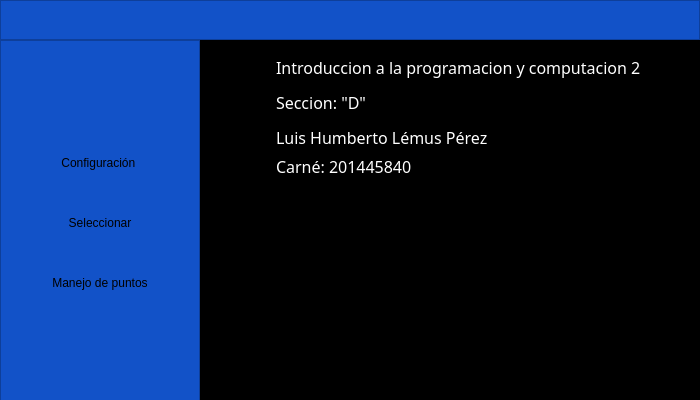
<?xml version="1.0" encoding="UTF-8"?>
<ui version="4.0">
 <class>MainWindow</class>
 <widget class="QMainWindow" name="MainWindow">
  <property name="geometry">
   <rect>
    <x>0</x>
    <y>0</y>
    <width>700</width>
    <height>400</height>
   </rect>
  </property>
  <property name="minimumSize">
   <size>
    <width>700</width>
    <height>400</height>
   </size>
  </property>
  <property name="maximumSize">
   <size>
    <width>700</width>
    <height>400</height>
   </size>
  </property>
  <property name="contextMenuPolicy">
   <enum>Qt::DefaultContextMenu</enum>
  </property>
  <property name="windowTitle">
   <string>Menu Principal</string>
  </property>
  <property name="styleSheet">
   <string notr="true"/>
  </property>
  <widget class="QWidget" name="centralwidget">
   <property name="maximumSize">
    <size>
     <width>700</width>
     <height>400</height>
    </size>
   </property>
   <widget class="QFrame" name="frame_lateral">
    <property name="geometry">
     <rect>
      <x>0</x>
      <y>40</y>
      <width>200</width>
      <height>365</height>
     </rect>
    </property>
    <property name="minimumSize">
     <size>
      <width>200</width>
      <height>365</height>
     </size>
    </property>
    <property name="maximumSize">
     <size>
      <width>0</width>
      <height>365</height>
     </size>
    </property>
    <property name="layoutDirection">
     <enum>Qt::LeftToRight</enum>
    </property>
    <property name="autoFillBackground">
     <bool>false</bool>
    </property>
    <property name="styleSheet">
     <string notr="true">
QFrame{
background-color: rgb(18, 82, 200);
}



QPushButton{
background-color: rgb(18, 82, 200);
border-top-left-radius: 20px;
border-bottom-left-radius: 20px;

font: 75 11pt &quot;Arial Black&quot;;
	
}

QPushButton:hover{
background-color: white;
border-top-left-radius: 20px;
border-bottom-left-radius: 20px;

font: 75 11pt &quot;Arial Black&quot;;
}</string>
    </property>
    <property name="frameShape">
     <enum>QFrame::StyledPanel</enum>
    </property>
    <property name="frameShadow">
     <enum>QFrame::Plain</enum>
    </property>
    <layout class="QVBoxLayout" name="verticalLayout_2">
     <property name="spacing">
      <number>20</number>
     </property>
     <property name="leftMargin">
      <number>0</number>
     </property>
     <property name="rightMargin">
      <number>0</number>
     </property>
     <property name="bottomMargin">
      <number>9</number>
     </property>
     <item>
      <spacer name="verticalSpacer_2">
       <property name="orientation">
        <enum>Qt::Vertical</enum>
       </property>
       <property name="sizeHint" stdset="0">
        <size>
         <width>20</width>
         <height>40</height>
        </size>
       </property>
      </spacer>
     </item>
     <item>
      <widget class="QPushButton" name="bt_conf">
       <property name="minimumSize">
        <size>
         <width>0</width>
         <height>40</height>
        </size>
       </property>
       <property name="contextMenuPolicy">
        <enum>Qt::DefaultContextMenu</enum>
       </property>
       <property name="layoutDirection">
        <enum>Qt::LeftToRight</enum>
       </property>
       <property name="text">
        <string>Configuración </string>
       </property>
       <property name="icon">
        <iconset>
         <normaloff>../../IPC2_Proyecto1_201445840/archivo.png</normaloff>../../IPC2_Proyecto1_201445840/archivo.png</iconset>
       </property>
       <property name="iconSize">
        <size>
         <width>32</width>
         <height>32</height>
        </size>
       </property>
      </widget>
     </item>
     <item>
      <widget class="QPushButton" name="bt_seleccionar">
       <property name="minimumSize">
        <size>
         <width>0</width>
         <height>40</height>
        </size>
       </property>
       <property name="toolTipDuration">
        <number>0</number>
       </property>
       <property name="styleSheet">
        <string notr="true"/>
       </property>
       <property name="text">
        <string>Seleccionar</string>
       </property>
       <property name="icon">
        <iconset>
         <normaloff>../../IPC2_Proyecto1_201445840/inteligencia-artificial.png</normaloff>../../IPC2_Proyecto1_201445840/inteligencia-artificial.png</iconset>
       </property>
       <property name="iconSize">
        <size>
         <width>32</width>
         <height>32</height>
        </size>
       </property>
      </widget>
     </item>
     <item>
      <widget class="QPushButton" name="btn_manejo">
       <property name="minimumSize">
        <size>
         <width>0</width>
         <height>40</height>
        </size>
       </property>
       <property name="styleSheet">
        <string notr="true"/>
       </property>
       <property name="text">
        <string>Manejo de puntos</string>
       </property>
       <property name="icon">
        <iconset>
         <normaloff>../../IPC2_Proyecto1_201445840/encriptado.png</normaloff>../../IPC2_Proyecto1_201445840/encriptado.png</iconset>
       </property>
       <property name="iconSize">
        <size>
         <width>32</width>
         <height>32</height>
        </size>
       </property>
      </widget>
     </item>
     <item>
      <spacer name="verticalSpacer">
       <property name="orientation">
        <enum>Qt::Vertical</enum>
       </property>
       <property name="sizeHint" stdset="0">
        <size>
         <width>20</width>
         <height>40</height>
        </size>
       </property>
      </spacer>
     </item>
    </layout>
   </widget>
   <widget class="QFrame" name="frame_superior">
    <property name="geometry">
     <rect>
      <x>0</x>
      <y>0</y>
      <width>700</width>
      <height>40</height>
     </rect>
    </property>
    <property name="minimumSize">
     <size>
      <width>700</width>
      <height>39</height>
     </size>
    </property>
    <property name="maximumSize">
     <size>
      <width>700</width>
      <height>50</height>
     </size>
    </property>
    <property name="styleSheet">
     <string notr="true">
QFrame{


background-color: rgb(18, 82, 200);

}
</string>
    </property>
    <property name="frameShape">
     <enum>QFrame::StyledPanel</enum>
    </property>
    <property name="frameShadow">
     <enum>QFrame::Raised</enum>
    </property>
    <layout class="QHBoxLayout" name="horizontalLayout_8">
     <property name="spacing">
      <number>0</number>
     </property>
     <property name="leftMargin">
      <number>2</number>
     </property>
     <property name="topMargin">
      <number>0</number>
     </property>
     <property name="rightMargin">
      <number>2</number>
     </property>
     <property name="bottomMargin">
      <number>0</number>
     </property>
     <item>
      <spacer name="horizontalSpacer">
       <property name="orientation">
        <enum>Qt::Horizontal</enum>
       </property>
       <property name="sizeHint" stdset="0">
        <size>
         <width>265</width>
         <height>20</height>
        </size>
       </property>
      </spacer>
     </item>
     <item alignment="Qt::AlignRight">
      <widget class="QPushButton" name="bt_cerrar">
       <property name="maximumSize">
        <size>
         <width>35</width>
         <height>16777215</height>
        </size>
       </property>
       <property name="styleSheet">
        <string notr="true">QPushButton{
border:0px;

}

QPushButton:hover{
border:5px solid #aa00ff;
background-color:red;

}
</string>
       </property>
       <property name="text">
        <string/>
       </property>
       <property name="icon">
        <iconset>
         <normaloff>../../IPC2_Proyecto1_201445840/cerrar.png</normaloff>../../IPC2_Proyecto1_201445840/cerrar.png</iconset>
       </property>
       <property name="iconSize">
        <size>
         <width>32</width>
         <height>32</height>
        </size>
       </property>
      </widget>
     </item>
    </layout>
   </widget>
   <widget class="QFrame" name="frame_contenedor">
    <property name="enabled">
     <bool>true</bool>
    </property>
    <property name="geometry">
     <rect>
      <x>200</x>
      <y>40</y>
      <width>500</width>
      <height>365</height>
     </rect>
    </property>
    <property name="minimumSize">
     <size>
      <width>500</width>
      <height>365</height>
     </size>
    </property>
    <property name="maximumSize">
     <size>
      <width>500</width>
      <height>365</height>
     </size>
    </property>
    <property name="styleSheet">
     <string notr="true">background-color:rgb(0, 0, 0)</string>
    </property>
    <property name="frameShape">
     <enum>QFrame::StyledPanel</enum>
    </property>
    <property name="frameShadow">
     <enum>QFrame::Raised</enum>
    </property>
    <property name="lineWidth">
     <number>1</number>
    </property>
    <widget class="QLabel" name="label_3">
     <property name="geometry">
      <rect>
       <x>76</x>
       <y>51</y>
       <width>141</width>
       <height>23</height>
      </rect>
     </property>
     <property name="font">
      <font>
       <family>Arial Black</family>
       <pointsize>12</pointsize>
       <weight>9</weight>
       <italic>false</italic>
       <bold>false</bold>
      </font>
     </property>
     <property name="styleSheet">
      <string notr="true">font: 75 12pt &quot;Arial Black&quot;;
color:rgb(255, 255, 255)</string>
     </property>
     <property name="text">
      <string>Seccion: &quot;D&quot;</string>
     </property>
    </widget>
    <widget class="QLabel" name="label_2">
     <property name="geometry">
      <rect>
       <x>76</x>
       <y>86</y>
       <width>271</width>
       <height>23</height>
      </rect>
     </property>
     <property name="font">
      <font>
       <family>Arial Black</family>
       <pointsize>12</pointsize>
       <weight>9</weight>
       <italic>false</italic>
       <bold>false</bold>
      </font>
     </property>
     <property name="styleSheet">
      <string notr="true">font: 75 12pt &quot;Arial Black&quot;;
color:rgb(255, 255, 255)</string>
     </property>
     <property name="text">
      <string>Luis Humberto Lémus Pérez</string>
     </property>
    </widget>
    <widget class="QLabel" name="label_4">
     <property name="geometry">
      <rect>
       <x>76</x>
       <y>115</y>
       <width>181</width>
       <height>23</height>
      </rect>
     </property>
     <property name="font">
      <font>
       <family>Arial Black</family>
       <pointsize>12</pointsize>
       <weight>9</weight>
       <italic>false</italic>
       <bold>false</bold>
      </font>
     </property>
     <property name="styleSheet">
      <string notr="true">font: 75 12pt &quot;Arial Black&quot;;
color:rgb(255, 255, 255)</string>
     </property>
     <property name="text">
      <string>Carné: 201445840</string>
     </property>
    </widget>
    <widget class="QLabel" name="label">
     <property name="geometry">
      <rect>
       <x>76</x>
       <y>16</y>
       <width>421</width>
       <height>23</height>
      </rect>
     </property>
     <property name="font">
      <font>
       <family>Arial Black</family>
       <pointsize>12</pointsize>
       <weight>9</weight>
       <italic>false</italic>
       <bold>false</bold>
      </font>
     </property>
     <property name="toolTip">
      <string>&lt;html&gt;&lt;head/&gt;&lt;body&gt;&lt;p&gt;&lt;br/&gt;&lt;/p&gt;&lt;/body&gt;&lt;/html&gt;</string>
     </property>
     <property name="styleSheet">
      <string notr="true">font: 75 12pt &quot;Arial Black&quot;;
color:rgb(255, 255, 255)
</string>
     </property>
     <property name="text">
      <string>Introduccion a la programacion y computacion 2</string>
     </property>
    </widget>
    <widget class="QLabel" name="label_5">
     <property name="geometry">
      <rect>
       <x>130</x>
       <y>140</y>
       <width>300</width>
       <height>200</height>
      </rect>
     </property>
     <property name="minimumSize">
      <size>
       <width>300</width>
       <height>200</height>
      </size>
     </property>
     <property name="maximumSize">
      <size>
       <width>300</width>
       <height>200</height>
      </size>
     </property>
     <property name="text">
      <string/>
     </property>
     <property name="pixmap">
      <pixmap>../../IPC2_Proyecto1_201445840/imagen_dos.png</pixmap>
     </property>
     <property name="scaledContents">
      <bool>false</bool>
     </property>
     <property name="openExternalLinks">
      <bool>false</bool>
     </property>
    </widget>
   </widget>
  </widget>
 </widget>
 <resources/>
 <connections/>
</ui>
